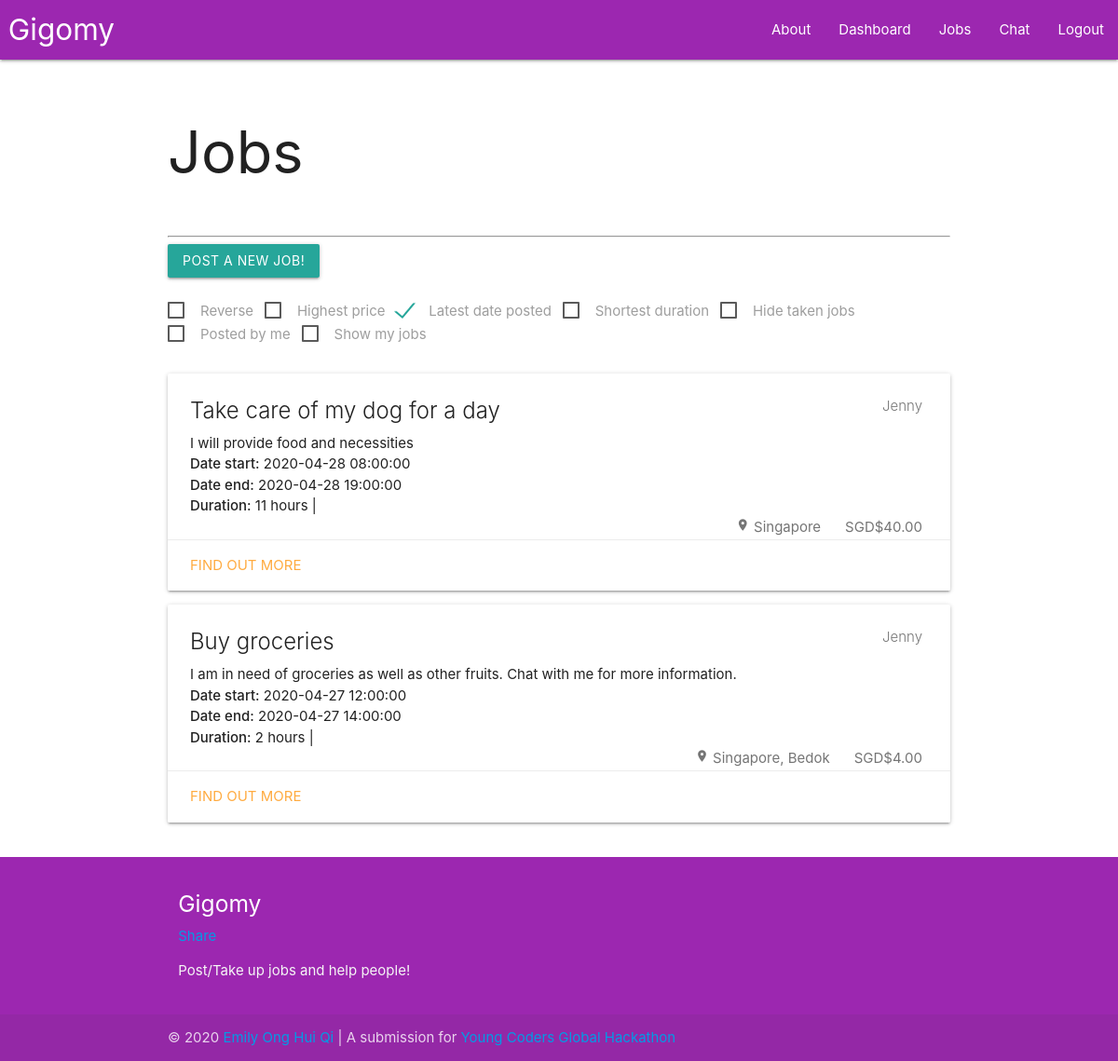
Page / (signed in) on the committed database.
### main.py (models this page shows)
class Job(db.Model):
    jobID = db.Column(db.Integer, unique = True, autoincrement = True, nullable = False, index = True, primary_key = True)
    jobTitle = db.Column(db.String, index = True, nullable = False)
    jobDescription = db.Column(db.String, nullable = False)
    jobLocation = db.Column(db.String, nullable = True)
    jobPrice = db.Column(db.Float, index = True, nullable = False)
    jobDatePosted = db.Column(db.DateTime, index = True, nullable = False)
    jobDateStart = db.Column(db.DateTime, index = True, nullable = True)
    jobDateEnd = db.Column(db.DateTime, index = True, nullable = True)
    jobSender = db.Column(db.String, db.ForeignKey("user.username"), nullable = False)
    jobReceiver = db.Column(db.String, db.ForeignKey("user.username"), nullable = True)

### main.py (the view)
@app.route("/")
def index():
    if current_user.is_authenticated:
        jobs_ = Job.query.all()
        currentUser = getUser(current_user)
        jobs = []
        for job in jobs_:
            job_ = processJob(job)
            if job_["jobReceiver"]:
                jobs.append(job_)
            else:
                jobs.insert(0, job_)
        jobStatus = getJobStatus(session)
        return render_template("gigomy.html", jobs=jobs, currentUser=currentUser,
                                currentUser_=json.dumps(currentUser), jobStatus_=json.dumps(jobStatus))
    return render_template("index.html")

### main.py (called while the page is built)
def getUser (user):
    currentUser = {"username": user.username,
                    "email": user.email,
                    "avatar": user.avatar}
    return currentUser

def getJobStatus (data):
    jobStatus = {}
    if data:
        if "abandonedJob" in data:
            data.pop("abandonedJob")
            jobStatus["abandonedJob"] = 1
        if "editedJob" in data:
            data.pop("editedJob")
            jobStatus["editedJob"] = 1
        if "takenUpJob" in data:
            data.pop("takenUpJob")
            jobStatus["takenUpJob"] = 1
        if "deletedJob" in data:
            data.pop("deletedJob")
            jobStatus["deletedJob"] = 1
    return jobStatus

@login.user_loader
def load_user(username):
    return User.query.get(username)

### templates/gigomy.html (shortened to what this page needs)
{% extends "base.html" %}
{% block content %}
  {% include "jobs.html" %}
{% endblock content %}

### templates/jobs.html (shortened to what this page needs)
<h1>Jobs</h1>
<br/><hr/>
<a class="waves-effect waves-light btn modal-trigger" href="#postJobs">Post a new job!</a>
  {% import "forms/setJob.html" as setJobForm %}
<br/><br/>
{% if jobs %}
  <label>
    <span>Reverse</span>
  </label>
  <label>
    <span>Highest price</span>
  </label>
  <label>
    <span>Latest date posted</span>
  </label>
  <label>
    <span>Shortest duration</span>
  </label>
  <label>
    <span>Hide taken jobs</span>
  </label>
  <label>
    <span>Posted by me</span>
  </label>
  <label>
    <span>Show my jobs</span>
  </label>
{% endif %}
<br/><br/>
<div id="allJobs">
  {% if jobs %}
    {% for job in jobs %}
      {% set jobID = job["jobID"] %}
      <div id={{jobID}} class="card darken-1"
      data-item-duration='{{job["jobDuration"]}}'
      data-item-price='{{job["jobPrice"]}}'
      data-item-datePosted='{{job["jobDatePosted"]}}'
      data-item-receiver='{{job["jobReceiver"]}}'
      data-item-hidden="false"
      data-item-sender='{{job["jobSender"]}}'>
        <div class="card-content">
          <span class="card-title">
            <span class="badge">{{job["jobSender"]}}</span>
            {{job["jobTitle"]}}
          </span>
          <p>{{job["jobDescription"]}}</p>
          <p><strong>Date start:</strong> {{job["jobDateStart"]}}</p>
          <p><strong>Date end:</strong> {{job["jobDateEnd"]}}</p>
          <p><strong>Duration:</strong> {{job["jobDuration"]}}</p>
          <span class="badge">SGD{{job["jobPrice"]}}</span>
          <span class="badge">
            <i class="material-icons tiny">location_on</i>
            {{job["jobLocation"]}}
          </span>
        </div>
        <div class="card-action">
          <a href="{{url_for('see', id=jobID)}}">Find out more</a>
        </div>
      </div>
    {% endfor %}
  {% else %}
    <h3>There are no jobs available!</h3>
  {% endif %}
</div>

### static/css/style.css (style rules this page uses)
body { display: flex; min-height: 100vh; flex-direction: column; }

### rows in the picture
Job: jobSender "Jenny", jobTitle "Buy groceries", jobDescription "I am in need of groceries as well as other fruits. Chat with me for more information.", jobDateStart "2020-04-27 12:00:00", jobDateEnd "2020-04-27 14:00:00", jobDuration "2 hours |", jobPrice "$4.00", jobLocation "Singapore, Bedok"
Job: jobSender "Jenny", jobTitle "Take care of my dog for a day", jobDescription "I will provide food and necessities", jobDateStart "2020-04-28 08:00:00", jobDateEnd "2020-04-28 19:00:00", jobDuration "11 hours |", jobPrice "$40.00", jobLocation "Singapore"
